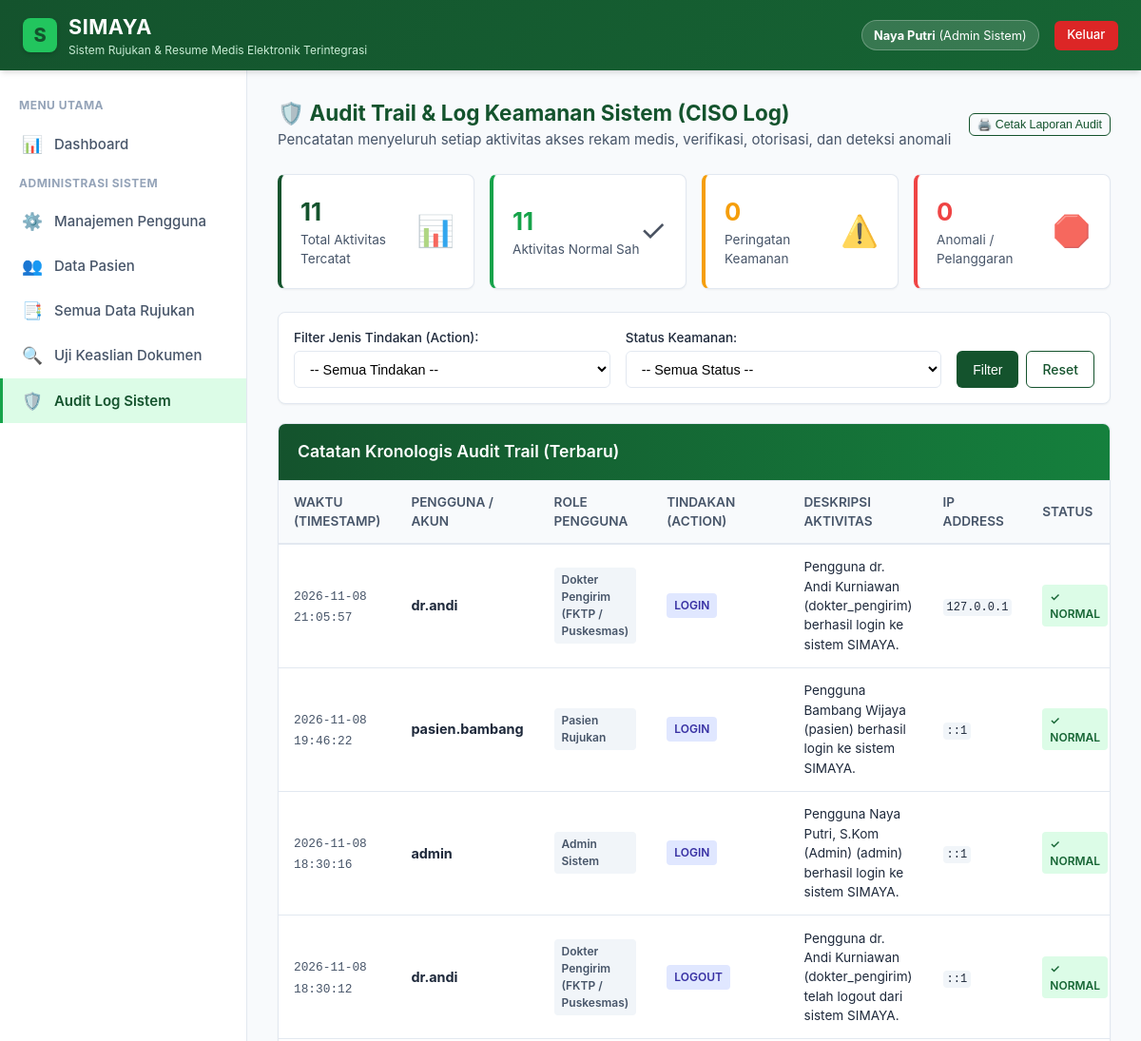
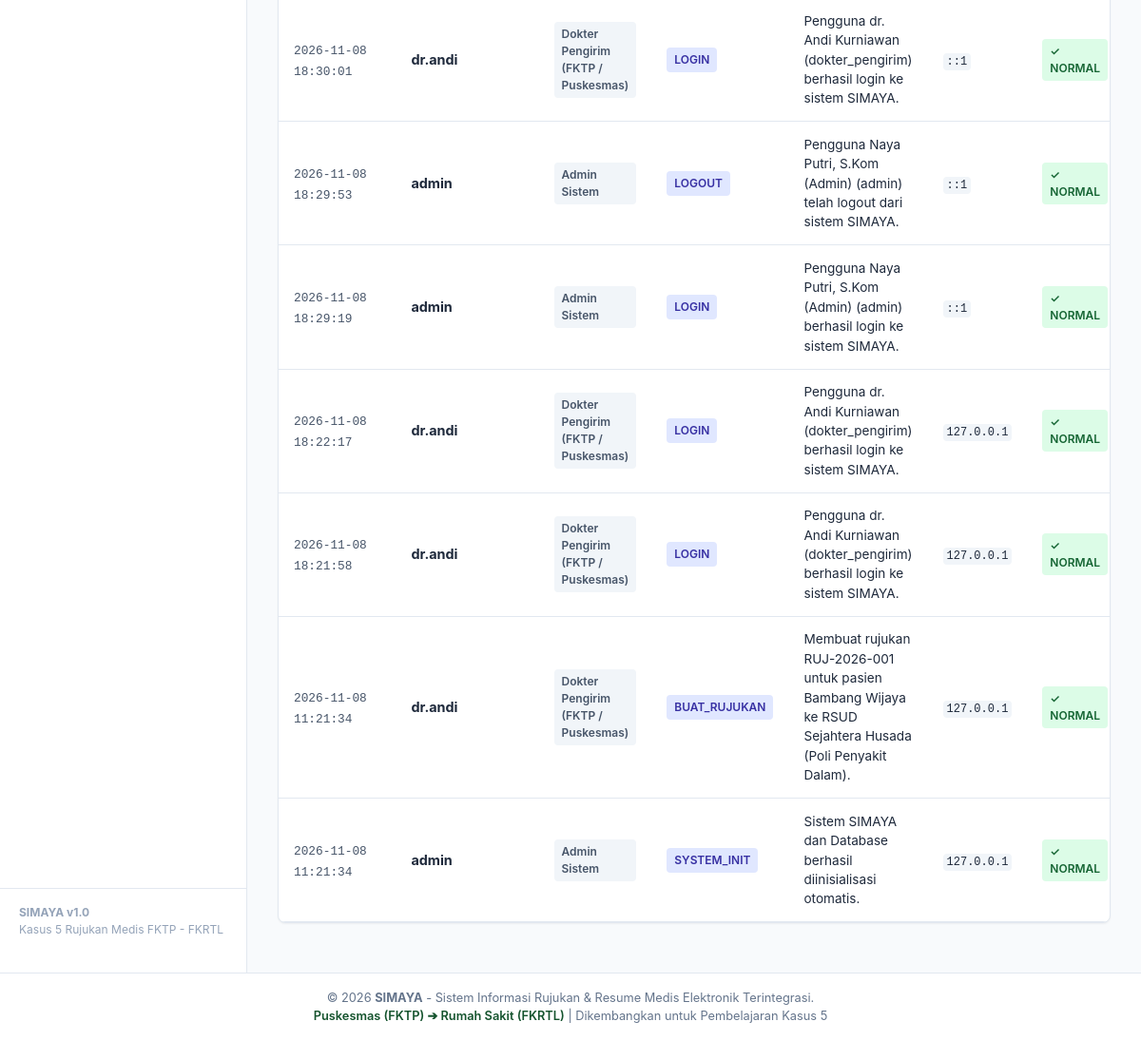
The page /api/audit_log.php (signed in) on the database its author committed (2 pictures, top to bottom).
### tables this page shows
CREATE TABLE audit_logs (
        id INTEGER PRIMARY KEY AUTOINCREMENT,
        user_id INTEGER NULL,
        username TEXT NOT NULL,
        role TEXT NOT NULL,
        action TEXT NOT NULL, -- LOGIN, LOGOUT, BUAT_RUJUKAN, CONSENT_SETUJU, VERIFIKASI_RME, AKSES_RME, AKSES_DITOLAK, dll
        description TEXT NOT NULL,
        ip_address TEXT DEFAULT '127.0.0.1',
        status_keamanan TEXT DEFAULT 'NORMAL', -- NORMAL, PERINGATAN, ANOMALI
        created_at DATETIME DEFAULT CURRENT_TIMESTAMP
    );

### api/config/auth.php (called while the page is built, shortened)
<?php
function getRoleName($role)
{
    $roles = [
        'admin' => 'Admin Sistem',
        'petugas_rm' => 'Petugas Rekam Medis (RM)',
        'dokter_pengirim' => 'Dokter Pengirim (FKTP / Puskesmas)',
        'dokter_penerima' => 'Dokter Penerima (FKRTL / RS)',
        'pasien' => 'Pasien Rujukan',
        'security' => 'Petugas Keamanan Sistem (Auditor)'
    ];
    return $roles[$role] ?? ucfirst($role);
}

### api/audit_log.php (the view, shortened to what this page needs)
<?php
$pdo = require_once __DIR__ . '/config/database.php';
require_once __DIR__ . '/config/auth.php';
$sql = "SELECT * FROM audit_logs WHERE 1=1";
$params = [];
$sql .= " ORDER BY id DESC LIMIT 100";
$stmt = $pdo->prepare($sql);
$stmt->execute($params);
$logs = $stmt->fetchAll();
$total_logs = $pdo->query("SELECT COUNT(*) FROM audit_logs")->fetchColumn();
$total_normal = $pdo->query("SELECT COUNT(*) FROM audit_logs WHERE status_keamanan = 'NORMAL'")->fetchColumn();
$total_peringatan = $pdo->query("SELECT COUNT(*) FROM audit_logs WHERE status_keamanan = 'PERINGATAN'")->fetchColumn();
$total_anomali = $pdo->query("SELECT COUNT(*) FROM audit_logs WHERE status_keamanan = 'ANOMALI'")->fetchColumn();
include __DIR__ . '/includes/header.php';
?>
<div
    style="display: flex; justify-content: space-between; align-items: center; margin-bottom: 1.5rem; flex-wrap: wrap; gap: 1rem;">
    <div>
        <h2 style="color: var(--hijau-tua); margin: 0;">🛡️ Audit Trail & Log Keamanan Sistem (CISO Log)</h2>
        <p style="color: var(--abu-text); margin: 0;">Pencatatan menyeluruh setiap aktivitas akses rekam medis,
            verifikasi, otorisasi, dan deteksi anomali</p>
    </div>
    <div>
        <button onclick="window.print()" class="btn btn-outline btn-sm">🖨️ Cetak Laporan Audit</button>
    </div>
</div>
<div class="stats-grid">
    <div class="stat-card">
        <div class="stat-info">
            <h3><?= $total_logs ?></h3>
            <p>Total Aktivitas Tercatat</p>
        </div>
        <div class="stat-icon">📊</div>
    </div>
    <div class="stat-card" style="border-left-color: var(--hijau-sedang);">
        <div class="stat-info">
            <h3 style="color: var(--hijau-sedang);"><?= $total_normal ?></h3>
            <p>Aktivitas Normal Sah</p>
        </div>
        <div class="stat-icon">✓</div>
    </div>
    <div class="stat-card" style="border-left-color: var(--kuning);">
        <div class="stat-info">
            <h3 style="color: var(--kuning);"><?= $total_peringatan ?></h3>
            <p>Peringatan Keamanan</p>
        </div>
        <div class="stat-icon">⚠️</div>
    </div>
    <div class="stat-card" style="border-left-color: var(--merah);">
        <div class="stat-info">
            <h3 style="color: var(--merah);"><?= $total_anomali ?></h3>
            <p>Anomali / Pelanggaran</p>
        </div>
        <div class="stat-icon">🛑</div>
    </div>
</div>
<div class="card" style="margin-bottom: 1.25rem;">
    <div class="card-body" style="padding: 1rem;">
        <form method="GET" action="audit_log.php"
            style="display: flex; gap: 1rem; flex-wrap: wrap; align-items: flex-end;">
            <div style="flex: 1; min-width: 200px;">
                <label style="font-size: 0.85rem; font-weight: 500; display: block; margin-bottom: 0.25rem;">Filter
                    Jenis Tindakan (Action):</label>
                <select name="action" class="form-control">
                    <option value="">-- Semua Tindakan --</option>
                </select>
            </div>
            <div style="flex: 1; min-width: 180px;">
                <label style="font-size: 0.85rem; font-weight: 500; display: block; margin-bottom: 0.25rem;">Status
                    Keamanan:</label>
                <select name="status_keamanan" class="form-control">
                    <option value="">-- Semua Status --</option>
                </select>
            </div>
            <div style="display: flex; gap: 0.5rem;">
                <button type="submit" class="btn btn-primary">Filter</button>
                <a href="audit_log.php" class="btn btn-outline">Reset</a>
            </div>
        </form>
    </div>
</div>
<div class="card">
    <div class="card-header header-green">
        <h3 class="card-title">Catatan Kronologis Audit Trail (Terbaru)</h3>
    </div>
    <div class="card-body" style="padding: 0;">
        <div class="table-responsive">
            <table class="simaya-table">
                <thead>
                    <tr>
                        <th>Waktu (Timestamp)</th>
                        <th>Pengguna / Akun</th>
                        <th>Role Pengguna</th>
                        <th>Tindakan (Action)</th>
                        <th>Deskripsi Aktivitas</th>
                        <th>IP Address</th>
                        <th>Status</th>
                    </tr>
                </thead>
                <tbody>
                    <?php if (empty($logs)): ?>
                        <tr>
                            <td colspan="7" style="text-align: center; color: #94A3B8; padding: 2.5rem;">
                                Tidak ada log aktivitas yang sesuai filter.
                            </td>
                        </tr>
                    <?php else: ?>
                        <?php foreach ($logs as $l): ?>
                            <tr>
                                <td>
                                    <small style="font-family: monospace; font-size: 0.8rem; color: #475569;">
                                        <?= htmlspecialchars($l['created_at']) ?>
                                    </small>
                                </td>
                                <td>
                                    <strong><?= htmlspecialchars($l['username']) ?></strong>
                                </td>
                                <td>
                                    <span class="badge badge-secondary"><?= htmlspecialchars(getRoleName($l['role'])) ?></span>
                                </td>
                                <td>
                                    <?php
                                    $action_class = 'badge-info';
                                    ?>
                                    <span class="badge <?= $action_class ?>"><?= htmlspecialchars($l['action']) ?></span>
                                </td>
                                <td style="max-width: 380px; font-size: 0.85rem;">
                                    <?= htmlspecialchars($l['description']) ?>
                                </td>
                                <td>
                                    <code
                                        style="font-size: 0.75rem; background: #F1F5F9; padding: 2px 4px; border-radius: 4px;">
                                                <?= htmlspecialchars($l['ip_address']) ?>
                                            </code>
                                </td>
                                <td>
                                    <?php if ($l['status_keamanan'] === 'NORMAL'): ?>
                                        <span class="badge badge-success">✓ NORMAL</span>
                                    <?php elseif ($l['status_keamanan'] === 'PERINGATAN'): ?>
                                        <span class="badge badge-warning">⚠️ PERINGATAN</span>
                                    <?php else: ?>
                                        <span class="badge badge-danger">🛑 ANOMALI</span>
                                    <?php endif; ?>
                                </td>
                            </tr>
                        <?php endforeach; ?>
                    <?php endif; ?>
                </tbody>
            </table>
        </div>
    </div>
</div>
<?php include __DIR__ . '/includes/footer.php'; ?>

### assets/css/simaya.css (style rules this page uses)
:root { --hijau-tua: #14532D; --hijau-tua-hover: #0f3e22; --hijau-sedang: #16A34A; --hijau-muda: #22C55E; --hijau-pastel: #DCFCE7; --hijau-border: #BBF7D0; --putih: #FFFFFF; --abu-bg: #F8FAFC; --abu-text: #475569; --abu-border: #E2E8F0; --merah: #EF4444; --kuning: #F59E0B; --biru: #3B82F6; --shadow-sm: 0 1px 2px 0 rgb(0 0 0 / 0.05); --shadow-md: 0 4px 6px -1px rgb(0 0 0 / 0.1), 0 2px 4px -2px rgb(0 0 0 / 0.1); --radius: 8px; }
* { box-sizing: border-box; margin: 0; padding: 0; }
body { font-family: -apple-system, BlinkMacSystemFont, "Segoe UI", Roboto, "Helvetica Neue", Arial, sans-serif; background-color: var(--abu-bg); color: #1E293B; line-height: 1.5; font-size: 15px; }
a { color: var(--hijau-tua); text-decoration: none; }
.card { background: var(--putih); border-radius: var(--radius); border: 1px solid var(--abu-border); box-shadow: var(--shadow-sm); margin-bottom: 1.5rem; overflow: hidden; }
.card-header { background: var(--putih); border-bottom: 1px solid var(--abu-border); padding: 1rem 1.25rem; display: flex; justify-content: space-between; align-items: center; }
.card-header.header-green { background: linear-gradient(to right, var(--hijau-tua), #15803D); color: var(--putih); }
.card-title { font-size: 1.1rem; font-weight: 600; margin: 0; }
.card-body { padding: 1.25rem; }
.btn { display: inline-flex; align-items: center; gap: 0.5rem; padding: 0.5rem 1rem; font-size: 0.875rem; font-weight: 500; border-radius: 6px; border: 1px solid transparent; cursor: pointer; transition: all 0.2s ease; text-decoration: none; }
.btn-primary { background-color: var(--hijau-tua); color: var(--putih); }
.btn-outline { border-color: var(--hijau-tua); color: var(--hijau-tua); background: transparent; }
.btn-sm { padding: 0.25rem 0.5rem; font-size: 0.775rem; }
.badge { display: inline-block; padding: 0.25rem 0.5rem; font-size: 0.75rem; font-weight: 600; border-radius: 4px; }
.badge-success { background: #DCFCE7; color: #166534; }
.badge-info { background: #E0E7FF; color: #3730A3; }
.badge-secondary { background: #F1F5F9; color: #475569; }
.table-responsive { width: 100%; overflow-x: auto; }
.simaya-table { width: 100%; border-collapse: collapse; text-align: left; }
.simaya-table th { background-color: #F8FAFC; color: #475569; font-weight: 600; padding: 0.75rem 1rem; border-bottom: 2px solid var(--abu-border); font-size: 0.85rem; text-transform: uppercase; }
.simaya-table td { padding: 0.85rem 1rem; border-bottom: 1px solid var(--abu-border); font-size: 0.9rem; vertical-align: middle; }
.form-control { width: 100%; padding: 0.6rem 0.75rem; border: 1px solid var(--abu-border); border-radius: 6px; font-size: 0.9rem; background: var(--putih); transition: border-color 0.15s ease-in-out; }
.stats-grid { display: grid; grid-template-columns: repeat(auto-fit, minmax(200px, 1fr)); gap: 1rem; margin-bottom: 1.5rem; }
.stat-card { background: var(--putih); padding: 1.25rem; border-radius: var(--radius); border: 1px solid var(--abu-border); display: flex; align-items: center; justify-content: space-between; box-shadow: var(--shadow-sm); border-left: 4px solid var(--hijau-tua); }
.stat-info h3 { font-size: 1.6rem; font-weight: 700; color: var(--hijau-tua); }
.stat-info p { color: var(--abu-text); font-size: 0.85rem; }
.stat-icon { font-size: 2rem; opacity: 0.8; }

### rows shown on the page
audit_logs: created_at "2026-11-08 21:05:57", username "dr.andi", role "Dokter Pengirim (FKTP / Puskesmas)", action "LOGIN", description "Pengguna dr. Andi Kurniawan (dokter_pengirim) berhasil login ke sistem SIMAYA.", ip_address "127.0.0.1", status_keamanan "✓ NORMAL"
audit_logs: created_at "2026-11-08 19:46:22", username "pasien.bambang", role "Pasien Rujukan", action "LOGIN", description "Pengguna Bambang Wijaya (pasien) berhasil login ke sistem SIMAYA.", ip_address "::1", status_keamanan "✓ NORMAL"
audit_logs: created_at "2026-11-08 18:30:16", username "admin", role "Admin Sistem", action "LOGIN", description "Pengguna Naya Putri, S.Kom (Admin) (admin) berhasil login ke sistem SIMAYA.", ip_address "::1", status_keamanan "✓ NORMAL"
audit_logs: created_at "2026-11-08 18:30:12", username "dr.andi", role "Dokter Pengirim (FKTP / Puskesmas)", action "LOGOUT", description "Pengguna dr. Andi Kurniawan (dokter_pengirim) telah logout dari sistem SIMAYA.", ip_address "::1", status_keamanan "✓ NORMAL"
audit_logs: created_at "2026-11-08 18:30:01", username "dr.andi", role "Dokter Pengirim (FKTP / Puskesmas)", action "LOGIN", description "Pengguna dr. Andi Kurniawan (dokter_pengirim) berhasil login ke sistem SIMAYA.", ip_address "::1", status_keamanan "✓ NORMAL"
audit_logs: created_at "2026-11-08 18:29:53", username "admin", role "Admin Sistem", action "LOGOUT", description "Pengguna Naya Putri, S.Kom (Admin) (admin) telah logout dari sistem SIMAYA.", ip_address "::1", status_keamanan "✓ NORMAL"
audit_logs: created_at "2026-11-08 18:29:19", username "admin", role "Admin Sistem", action "LOGIN", description "Pengguna Naya Putri, S.Kom (Admin) (admin) berhasil login ke sistem SIMAYA.", ip_address "::1", status_keamanan "✓ NORMAL"
audit_logs: created_at "2026-11-08 18:22:17", username "dr.andi", role "Dokter Pengirim (FKTP / Puskesmas)", action "LOGIN", description "Pengguna dr. Andi Kurniawan (dokter_pengirim) berhasil login ke sistem SIMAYA.", ip_address "127.0.0.1", status_keamanan "✓ NORMAL"
audit_logs: created_at "2026-11-08 18:21:58", username "dr.andi", role "Dokter Pengirim (FKTP / Puskesmas)", action "LOGIN", description "Pengguna dr. Andi Kurniawan (dokter_pengirim) berhasil login ke sistem SIMAYA.", ip_address "127.0.0.1", status_keamanan "✓ NORMAL"
audit_logs: created_at "2026-11-08 11:21:34", username "dr.andi", role "Dokter Pengirim (FKTP / Puskesmas)", action "BUAT_RUJUKAN", description "Membuat rujukan RUJ-2026-001 untuk pasien Bambang Wijaya ke RSUD Sejahtera Husada (Poli Penyakit Dalam).", ip_address "127.0.0.1", status_keamanan "✓ NORMAL"
audit_logs: created_at "2026-11-08 11:21:34", username "admin", role "Admin Sistem", action "SYSTEM_INIT", description "Sistem SIMAYA dan Database berhasil diinisialisasi otomatis.", ip_address "127.0.0.1", status_keamanan "✓ NORMAL"

### other values the page prints
$user['nama_lengkap'] "Naya Putri"
getRoleName($user['role']) "Admin Sistem"
$total_logs "11"
$total_normal "11"
$total_peringatan "0"
$total_anomali "0"
